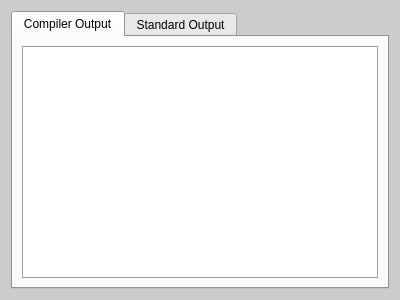
<?xml version="1.0" encoding="UTF-8"?>
<ui version="4.0">
 <class>DialogTest</class>
 <widget class="QDialog" name="DialogTest">
  <property name="geometry">
   <rect>
    <x>0</x>
    <y>0</y>
    <width>400</width>
    <height>300</height>
   </rect>
  </property>
  <property name="palette">
   <palette>
    <active>
     <colorrole role="Base">
      <brush brushstyle="SolidPattern">
       <color alpha="255">
        <red>255</red>
        <green>255</green>
        <blue>255</blue>
       </color>
      </brush>
     </colorrole>
     <colorrole role="Window">
      <brush brushstyle="SolidPattern">
       <color alpha="255">
        <red>204</red>
        <green>204</green>
        <blue>204</blue>
       </color>
      </brush>
     </colorrole>
    </active>
    <inactive>
     <colorrole role="Base">
      <brush brushstyle="SolidPattern">
       <color alpha="255">
        <red>255</red>
        <green>255</green>
        <blue>255</blue>
       </color>
      </brush>
     </colorrole>
     <colorrole role="Window">
      <brush brushstyle="SolidPattern">
       <color alpha="255">
        <red>204</red>
        <green>204</green>
        <blue>204</blue>
       </color>
      </brush>
     </colorrole>
    </inactive>
    <disabled>
     <colorrole role="Base">
      <brush brushstyle="SolidPattern">
       <color alpha="255">
        <red>204</red>
        <green>204</green>
        <blue>204</blue>
       </color>
      </brush>
     </colorrole>
     <colorrole role="Window">
      <brush brushstyle="SolidPattern">
       <color alpha="255">
        <red>204</red>
        <green>204</green>
        <blue>204</blue>
       </color>
      </brush>
     </colorrole>
    </disabled>
   </palette>
  </property>
  <property name="windowTitle">
   <string>Test</string>
  </property>
  <layout class="QVBoxLayout" name="verticalLayout">
   <item>
    <widget class="QTabWidget" name="tabWidget">
     <property name="currentIndex">
      <number>0</number>
     </property>
     <widget class="QWidget" name="compilerTab">
      <attribute name="title">
       <string>Compiler Output</string>
      </attribute>
      <layout class="QVBoxLayout" name="verticalLayout_2">
       <item>
        <widget class="QPlainTextEdit" name="compilerTextEdit"/>
       </item>
      </layout>
     </widget>
     <widget class="QWidget" name="standardTab">
      <attribute name="title">
       <string>Standard Output</string>
      </attribute>
      <layout class="QVBoxLayout" name="verticalLayout_3">
       <item>
        <widget class="QPlainTextEdit" name="standardTextEdit"/>
       </item>
      </layout>
     </widget>
    </widget>
   </item>
  </layout>
 </widget>
 <resources/>
 <connections/>
</ui>
